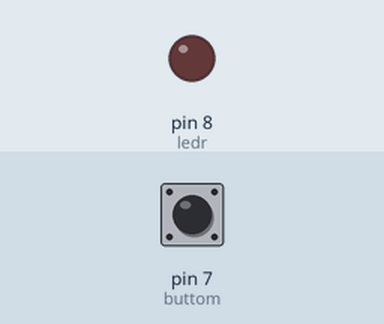
The sketch below on a simulated Arduino Uno, built with avr-gcc and run on an emulated ATmega328P. On the bench: output pins drawn as LEDs (lit = HIGH). Dashed ring = blinking. Inputs (shaded band) come from the test bench; at power-on: pin 7 (buttom) HIGH. What the sketch prints to the serial monitor is not drawn.

Above: at 1.2 s.
1.3 s: pin 7 (buttom) pulled LOW for 1 s
At 1.67 s:
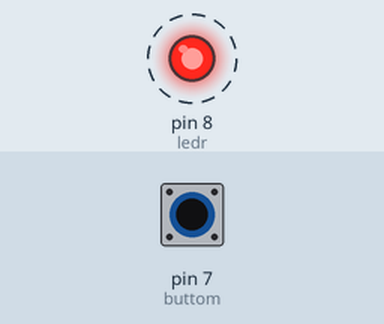
3.8 s: pin 7 (buttom) pulled LOW for 0.15 s
At 5.2 s:
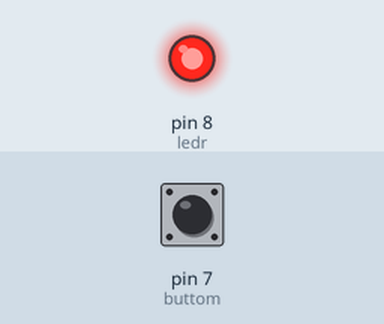
5.5 s: pin 7 (buttom) pulled LOW for 3.2 s
At 10.1 s:
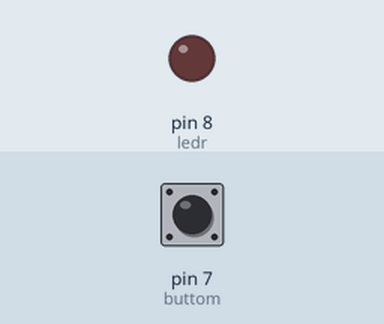
Timing chart, 0 to 11.6 s (numbered marks = the images above; inputs shaded):
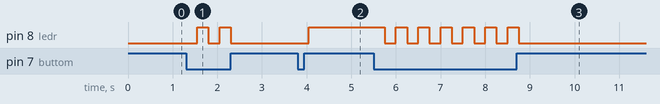

Measured:
- after the input at 1.3 s, pin 8 (ledr): alternates HIGH for 0.25 s and LOW for 0.25 s, 4 changes in all, then stays LOW, starting after 0.25 s
- after the input at 3.8 s, pin 8 (ledr): LOW → HIGH after 0.25 s
- after the input at 5.5 s, pin 8 (ledr): alternates HIGH for 0.25 s and LOW for 0.25 s, 13 changes in all, then stays LOW, starting after 0.25 s

The sketch:

arduino_buttom_basic_b.ino
```cpp
int ledr=8;
int buttom=7;
 int count =0;
void setup()
{
  Serial.begin(9600);
  pinMode(ledr, OUTPUT);
  pinMode(buttom, INPUT);
  digitalWrite(ledr, 0);
}
void loop()
{
  int value=digitalRead(buttom);
  if (value==LOW)
{
 delay(250);
  count++;
  }
  if (count%2!=0)
  {
    digitalWrite(ledr, 1);
  }
  else if (count%2==0)
  {
    digitalWrite(ledr, 0);
  }
  Serial.println(count);

}
```
